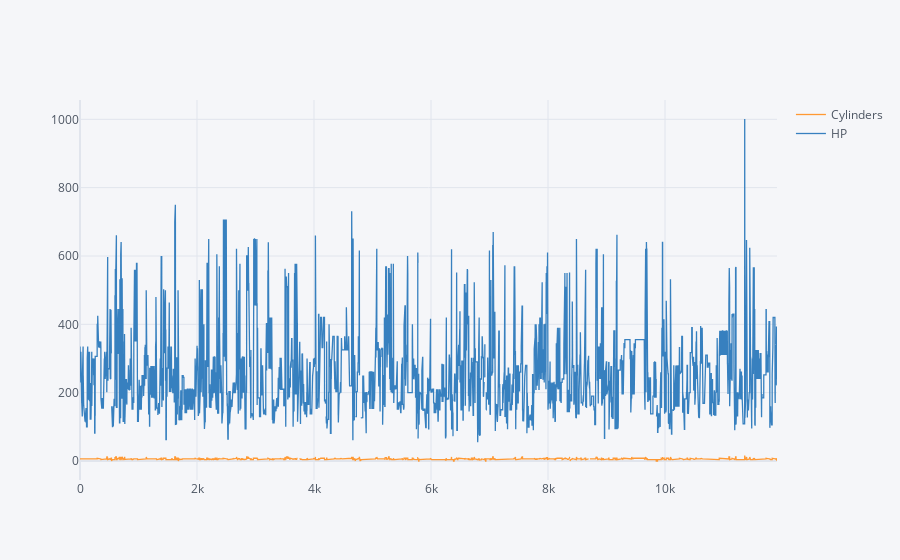

Notebook cell for this chart:
### Code cell
data[["Cylinders","HP"]].iplot()

### Figure 1 — Plotly figure (JSON) as saved in the notebook; plotly's stock layout.template omitted (floating-point values rounded to 4 significant figures; data arrays with more than 128 entries replaced by an {"elided": "..."} marker saying what was removed)
{"data": [{"line": {"color": "rgba(255, 153, 51, 1.0)", "dash": "solid", "shape": "linear", "width": 1.3}, "mode": "lines", "name": "Cylinders", "text": "", "type": "scatter", "x": {"elided": "10909 int values"}, "y": {"elided": "10909 mixed values"}}, {"line": {"color": "rgba(55, 128, 191, 1.0)", "dash": "solid", "shape": "linear", "width": 1.3}, "mode": "lines", "name": "HP", "text": "", "type": "scatter", "x": {"elided": "10909 int values"}, "y": {"elided": "10909 mixed values"}}], "layout": {"legend": {"bgcolor": "#F5F6F9", "font": {"color": "#4D5663"}}, "paper_bgcolor": "#F5F6F9", "plot_bgcolor": "#F5F6F9", "title": {"font": {"color": "#4D5663"}}, "xaxis": {"gridcolor": "#E1E5ED", "showgrid": true, "tickfont": {"color": "#4D5663"}, "title": {"font": {"color": "#4D5663"}, "text": ""}, "zerolinecolor": "#E1E5ED"}, "yaxis": {"gridcolor": "#E1E5ED", "showgrid": true, "tickfont": {"color": "#4D5663"}, "title": {"font": {"color": "#4D5663"}, "text": ""}, "zerolinecolor": "#E1E5ED"}}}
